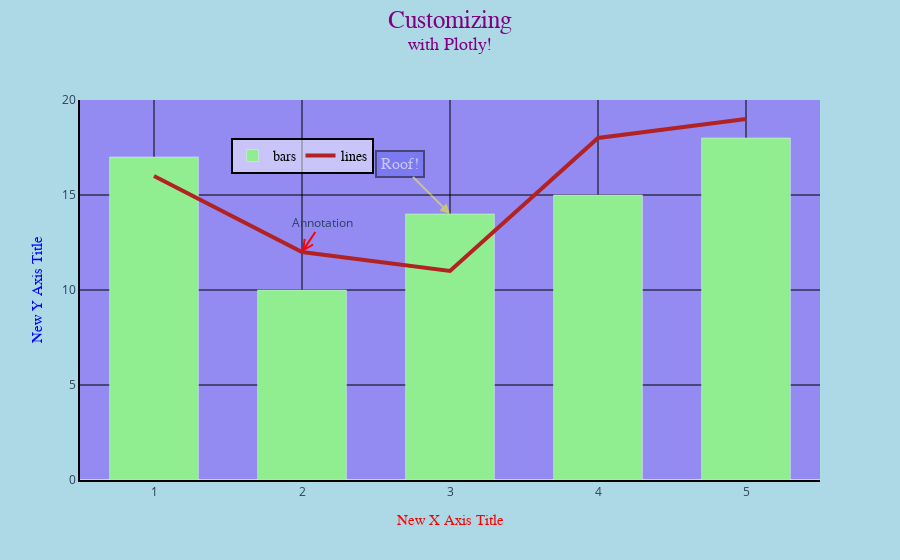

Notebook cell for this chart:
### Code cell
fig.add_annotation(
    x=3,
    y=14,
    text='Roof!',
    showarrow=True,
    arrowhead=2,
    arrowcolor='yellow',
    arrowsize=1,
    arrowwidth=2,
    bordercolor='black',
    borderwidth=2,
    borderpad=4,
    ax=-50,
    ay=-50,
    font=dict(size=16, color='white', family='Courier New, monospace'),
    align='center',
    bgcolor='#666aef',
    opacity=0.5
)

### Figure 1 — Plotly figure (JSON) as saved in the notebook; plotly's stock layout.template omitted (floating-point values rounded to 4 significant figures)
{"data": [{"marker": {"color": "lightgreen"}, "name": "bars", "type": "bar", "x": [1, 2, 3, 4, 5], "y": [17, 10, 14, 15, 18]}, {"line": {"color": "firebrick", "width": 4}, "mode": "lines", "name": "lines", "type": "scatter", "x": [1, 2, 3, 4, 5], "y": [16, 12, 11, 18, 19]}], "layout": {"annotations": [{"arrowcolor": "red", "arrowhead": 5, "arrowwidth": 2, "ax": 20, "ay": -30, "showarrow": true, "text": "Annotation", "x": 2, "y": 12}, {"align": "center", "arrowcolor": "yellow", "arrowhead": 2, "arrowsize": 1, "arrowwidth": 2, "ax": -50, "ay": -50, "bgcolor": "#666aef", "bordercolor": "black", "borderpad": 4, "borderwidth": 2, "font": {"color": "white", "family": "Courier New, monospace", "size": 16}, "opacity": 0.5, "showarrow": true, "text": "Roof!", "x": 3, "y": 14}], "bargap": 0.4, "legend": {"bgcolor": "rgba(255, 255, 255 , .5)", "bordercolor": "black", "borderwidth": 2, "font": {"color": "black", "family": "Arial", "size": 14}, "orientation": "h", "x": 0.3, "xanchor": "center", "y": 0.9, "yanchor": "top"}, "paper_bgcolor": "lightblue", "plot_bgcolor": "rgba(123, 65, 255, .5)", "title": {"font": {"color": "purple", "family": "Times New Roman", "size": 25}, "text": "Customizing<br><sup>with Plotly!</sup>", "x": 0.5, "xanchor": "center", "y": 0.95, "yanchor": "top"}, "xaxis": {"gridcolor": "black", "gridwidth": 1, "linecolor": "black", "linewidth": 2, "showgrid": true, "showline": true, "ticks": "", "title": {"font": {"color": "red", "family": "Courier New", "size": 15}, "standoff": 15, "text": "New X Axis Title"}, "zeroline": true, "zerolinecolor": "lightgray", "zerolinewidth": 2}, "yaxis": {"gridcolor": "black", "gridwidth": 1, "linecolor": "black", "linewidth": 2, "showgrid": true, "showline": true, "ticks": "", "title": {"font": {"color": "blue", "family": "Courier New", "size": 15}, "standoff": 15, "text": "New Y Axis Title"}, "zeroline": true, "zerolinecolor": "lightgray", "zerolinewidth": 2}}}
